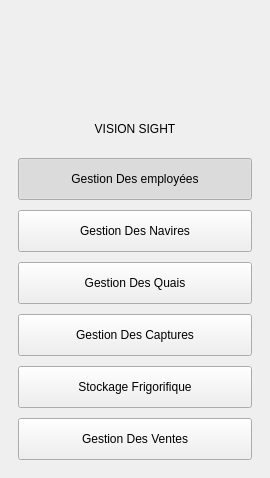
     <widget class="QFrame" name="sidebar">
      <property name="minimumSize"><size><width>270</width><height>0</height></size></property>
      <property name="maximumSize"><size><width>270</width><height>16777215</height></size></property>
      <property name="frameShape"><enum>QFrame::NoFrame</enum></property>
      <layout class="QVBoxLayout" name="sidebarLayout">
       <property name="spacing"><number>10</number></property>
       <property name="leftMargin"><number>18</number></property>
       <property name="topMargin"><number>18</number></property>
       <property name="rightMargin"><number>18</number></property>
       <property name="bottomMargin"><number>18</number></property>

       <item>
        <widget class="QWidget" name="brandBox" native="true">
         <layout class="QVBoxLayout" name="brandBoxLayout">
          <property name="spacing"><number>8</number></property>
          <property name="leftMargin"><number>0</number></property>
          <property name="topMargin"><number>0</number></property>
          <property name="rightMargin"><number>0</number></property>
          <property name="bottomMargin"><number>0</number></property>
          <item alignment="Qt::AlignHCenter">
           <widget class="QLabel" name="logo">
            <property name="minimumSize"><size><width>96</width><height>96</height></size></property>
            <property name="maximumSize"><size><width>96</width><height>96</height></size></property>
            <property name="text"><string/></property>
            <property name="alignment"><set>Qt::AlignCenter</set></property>
            <property name="pixmap">
             <pixmap resource="../resources/resources.qrc">:/logo_circle.png</pixmap>
            </property>
            <property name="scaledContents"><bool>true</bool></property>
           </widget>
          </item>
          <item alignment="Qt::AlignHCenter">
           <widget class="QLabel" name="brandTitle">
            <property name="text"><string>VISION SIGHT</string></property>
            <property name="alignment"><set>Qt::AlignCenter</set></property>
           </widget>
          </item>
         </layout>
        </widget>
       </item>

       <item>
        <spacer name="sidebarSpacer1">
         <property name="orientation"><enum>Qt::Vertical</enum></property>
         <property name="sizeType"><enum>QSizePolicy::Fixed</enum></property>
         <property name="sizeHint" stdset="0"><size><width>0</width><height>12</height></size></property>
        </spacer>
       </item>

       <item>
        <widget class="QPushButton" name="sideBtn0">
         <property name="minimumSize"><size><width>0</width><height>42</height></size></property>
         <property name="text"><string>Gestion Des employées</string></property>
         <property name="toolTip"><string>Gestion Des employées</string></property>
         <property name="checkable"><bool>true</bool></property>
         <property name="autoExclusive"><bool>true</bool></property>
         <property name="checked"><bool>true</bool></property>
         <property name="cursor"><cursorShape>PointingHandCursor</cursorShape></property>
        </widget>
       </item>
       <item>
        <widget class="QPushButton" name="sideBtn1">
         <property name="minimumSize"><size><width>0</width><height>42</height></size></property>
         <property name="text"><string>Gestion Des Navires</string></property>
         <property name="toolTip"><string>Gestion Des Navires</string></property>
         <property name="checkable"><bool>true</bool></property>
         <property name="autoExclusive"><bool>true</bool></property>
         <property name="cursor"><cursorShape>PointingHandCursor</cursorShape></property>
        </widget>
       </item>
       <item>
        <widget class="QPushButton" name="sideBtn2">
         <property name="minimumSize"><size><width>0</width><height>42</height></size></property>
         <property name="text"><string>Gestion Des Quais</string></property>
         <property name="toolTip"><string>Gestion Des Quais</string></property>
         <property name="checkable"><bool>true</bool></property>
         <property name="autoExclusive"><bool>true</bool></property>
         <property name="cursor"><cursorShape>PointingHandCursor</cursorShape></property>
        </widget>
       </item>
       <item>
        <widget class="QPushButton" name="sideBtn3">
         <property name="minimumSize"><size><width>0</width><height>42</height></size></property>
         <property name="text"><string>Gestion Des Captures</string></property>
         <property name="toolTip"><string>Gestion Des Captures</string></property>
         <property name="checkable"><bool>true</bool></property>
         <property name="autoExclusive"><bool>true</bool></property>
         <property name="cursor"><cursorShape>PointingHandCursor</cursorShape></property>
        </widget>
       </item>
       <item>
        <widget class="QPushButton" name="sideBtn4">
         <property name="minimumSize"><size><width>0</width><height>42</height></size></property>
         <property name="text"><string>Stockage Frigorifique</string></property>
         <property name="toolTip"><string>Stockage Frigorifique</string></property>
         <property name="checkable"><bool>true</bool></property>
         <property name="autoExclusive"><bool>true</bool></property>
         <property name="cursor"><cursorShape>PointingHandCursor</cursorShape></property>
        </widget>
       </item>
       <item>
        <widget class="QPushButton" name="sideBtn5">
         <property name="minimumSize"><size><width>0</width><height>42</height></size></property>
         <property name="text"><string>Gestion Des Ventes</string></property>
         <property name="toolTip"><string>Gestion Des Ventes</string></property>
         <property name="checkable"><bool>true</bool></property>
         <property name="autoExclusive"><bool>true</bool></property>
         <property name="cursor"><cursorShape>PointingHandCursor</cursorShape></property>
        </widget>
       </item>

       <item>
        <spacer name="sidebarStretch">
         <property name="orientation"><enum>Qt::Vertical</enum></property>
         <property name="sizeHint" stdset="0"><size><width>0</width><height>0</height></size></property>
        </spacer>
       </item>
      </layout>
     </widget>
